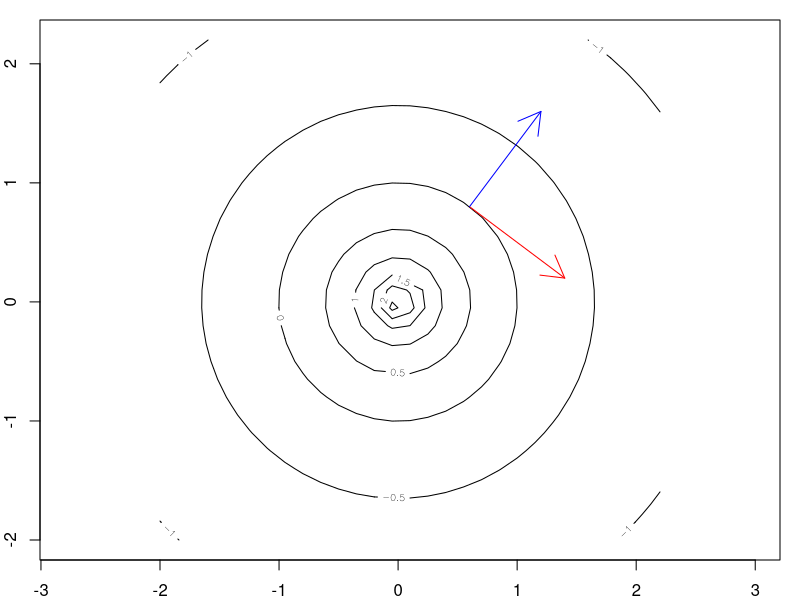

R code for this plot: (Note: this script raises an error after producing the figure.)
#Math 23 Script 3.3D-SampleProblems.R

#Last modified Nov. 13, 2014 by Paul Bamberg

library(numDeriv)

#Problem 1
#v[1] is latitude, v[2] is longitude
paramF <- function(v) c(cos(v[1])*cos(v[2]), cos(v[1])*sin(v[2]), sin(v[1]))
v0 <- c(asin(3/5), pi/2); v0 #latitude and longitude in radians of Bayingol, China
round(paramF(v0), digits = 6) #Cartesian coordinates of Bayingol
paramJ <- jacobian(paramF, v0); round(paramJ, digits = 6)
#Use the Jacobian to find a best affine approximation
paramF(v0) + paramJ%*%c(-0.01, 0.02) #move a little bit south and east


#Problem 2
A <- matrix(c(1,0,1,1),2); A
H <- matrix(c(0,-.02,.01,0),2); H  #choose h = .01, k = -.02
S <- function(v) v%*%v    #the matrix-squaring function
S(A)      #check that it works
DS <- function(M1,M2)  M1%*%M2 + M2%*%M1   #the derivative
DS(A,H)    #should be a good approximation to the change in S
S(A+H)-S(A)   #and it is!
rem <- S(A+H)-S(A)-DS(A,H); rem   #the remainder is small
rem/sqrt(sum(H^2))    #even when divided by the length of matrix H

#Problem 3b
f <- function(v) -log(sqrt(v[1]^2+v[2]^2)) #a function just of r
#This is the electric potential of a long, thin charged rod along the z axis
par(mar=(c(2,2,1,1)))   #small margins maximize graphing space

#Define a range of values for x and y
x <- seq(from = -2, to = 2.2, by = 0.15)
y <- seq(from = -2, to = 2.2, by = 0.15)
#Make a table of all pairs of values
pairs <- expand.grid(x,y)  #a list of all pairs of values
#Apply the function to each pair of values to make a matrix of values
z <- matrix(apply(pairs,1,f),length(x)) 
contour( x, y, z, asp = 1)    #shows contour lines
v0 <- c(0.6, 0.8)   #a point on the contour line for f = 0
E <- -jacobian(f, v0); E #electric field is minus the gradient
w <- c(0.8,-0.6) #make a vector from y and -x
arrows(v0[1], v0[2], v0[1] +w[1], v0[2] +w[2], col = "red" ) #tangent to contour line
arrows(v0[1], v0[2], v0[1] +E[1], v0[2] +E[2], col = "blue" ) #orthogonal to contour line
round(sum(c(0.8,-0.6)*partials),digits = 6)
#So the partial differential equation says that E is perpendicular to the equipotential lines.

#Problem 5 - the monkey saddle
f <- function(v) (3*v[1]^2*v[2] - v[2]^3)/(v[1]^2+v[2]^2)
#Plot the contour lines for this crazy function
#Define a range of values for x and y
x <- seq(from = -2, to = 2.2, by = 0.15)
y <- seq(from = -2, to = 2.2, by = 0.15)
#Make a table of all pairs of values
pairs <- expand.grid(x,y)  #a list of all pairs of values
#Apply the function to each pair of values to make a matrix of values
z <- matrix(apply(pairs,1,f),length(x)) 
contour( x, y, z, asp = 1)    #shows contour lines

#Let's calculate the directional derivative as a function of direction
dd <- function(theta) {
  g <- function(t) f(c(t*cos(theta), t*sin(theta)))
  grad(g,0)
}
dd(0)    #zero along the x axis
dd(2*pi/3) #zero on the 120 degree line
ddVec <- Vectorize(dd)     #necessary so that curve will work
curve(ddVec, from = 0, to= 2*pi)
abline(v = c(pi/2, 7*pi/6, 11*pi/6), col = "red")
#There are places for both legs and the tail to slope down the saddle

#The first partial derivative is zero at the origin
grad(f, c(0, 0)) 
grad(f, c(0.01, 0.01)) #but not nearby
grad(f, c(0.001, 0.001)) #getting closer does not help
                     
                     

